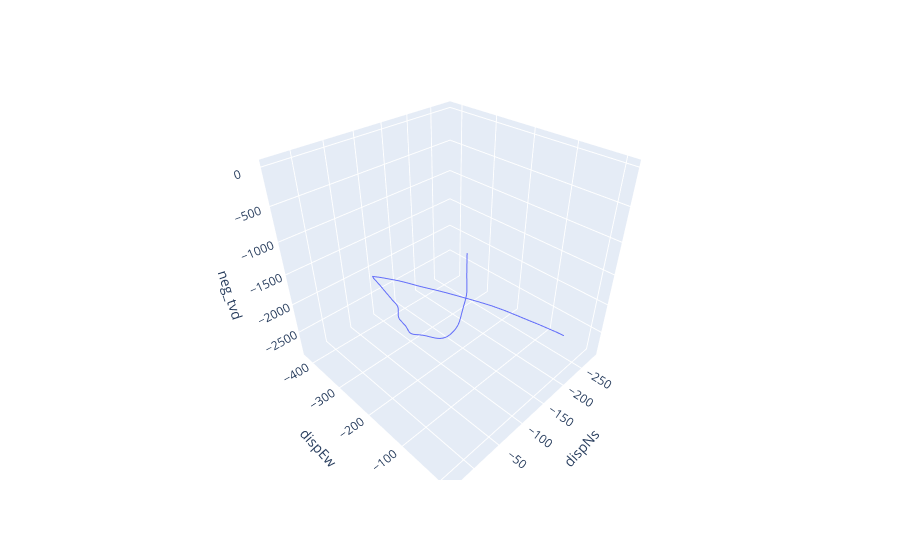

Notebook code for this chart:
### Code cell
fig = px.line_3d(w7, 'dispNs', 'dispEw', 'neg_tvd')
fig.show()

### Figure 1 — Plotly figure (JSON) as saved in the notebook; plotly's stock layout.template omitted (floating-point values rounded to 4 significant figures; data arrays with more than 128 entries replaced by an {"elided": "..."} marker saying what was removed)
{"data": [{"hovertemplate": "dispNs=%{x}<br>dispEw=%{y}<br>neg_tvd=%{z}<extra></extra>", "legendgroup": "", "line": {"color": "#636efa", "dash": "solid"}, "mode": "lines", "name": "", "scene": "scene", "showlegend": false, "type": "scatter3d", "x": {"elided": "200 float values"}, "y": {"elided": "200 float values"}, "z": {"elided": "200 float values"}}], "layout": {"legend": {"tracegroupgap": 0}, "margin": {"t": 60}, "scene": {"domain": {"x": [0, 1], "y": [0, 1]}, "xaxis": {"title": {"text": "dispNs"}}, "yaxis": {"title": {"text": "dispEw"}}, "zaxis": {"title": {"text": "neg_tvd"}}}}}
